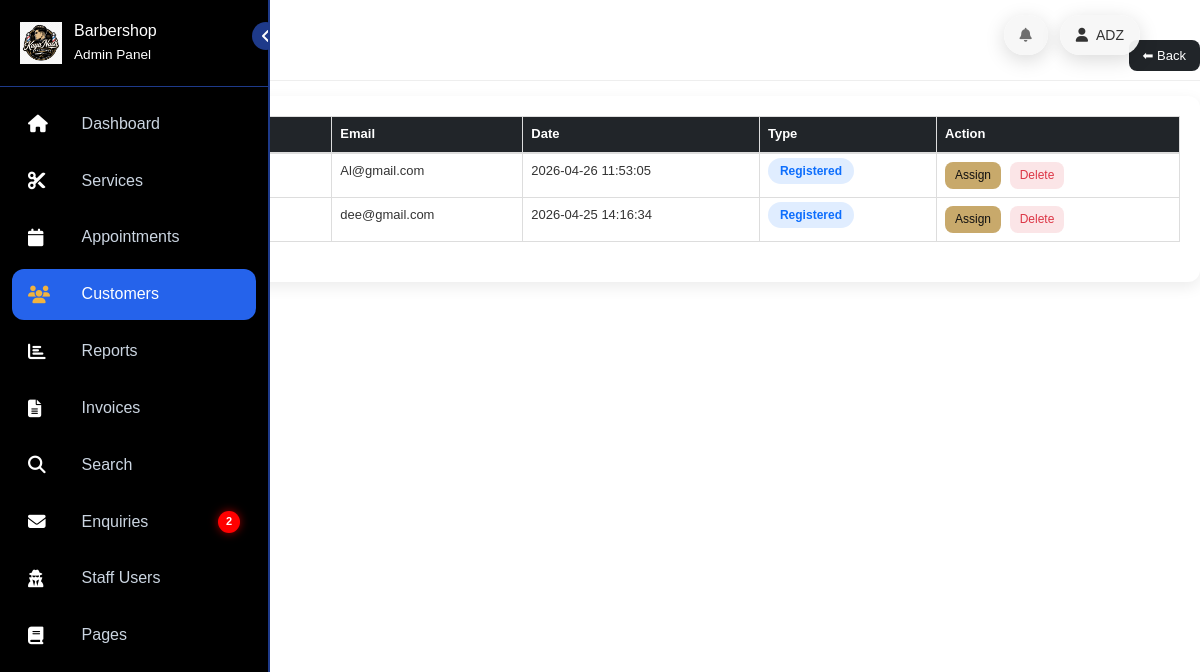
Screenshot of /admin/customer-list.php (signed in) with the database file from the repository.
### tables this page shows
CREATE TABLE `tbluser` (
  `ID` int(10) NOT NULL,
  `FirstName` varchar(120) DEFAULT NULL,
  `LastName` varchar(250) DEFAULT NULL,
  `MobileNumber` varchar(15) DEFAULT NULL,
  `Email` varchar(120) DEFAULT NULL,
  `Password` varchar(120) DEFAULT NULL,
  `RegDate` timestamp NULL DEFAULT current_timestamp()
);

### admin/customer-list.php (the view, shortened to what this page needs)
<!DOCTYPE html>
<html lang="en">
<head>
<link href="css/bootstrap.css" rel="stylesheet">
<link href="css/font-awesome.css" rel="stylesheet">
<link href="css/style.css" rel="stylesheet">
</head>
<body>
<?php include_once('includes/sidebar.php'); ?>
<?php include_once('includes/header.php'); ?>
<div id="page-wrapper">
<div class="container-box">
<div class="page-header">
    <div class="page-title">👥 Customer List</div>
    <div>
        <a href="dashboard.php" class="btn-back">⬅ Back</a>
    </div>
</div>
<div class="card-box">
<div class="table-responsive">
<table class="table table-bordered">
<thead>
<tr>
    <th>#</th>
    <th>Name</th>
    <th>Mobile</th>
    <th>Email</th>
    <th>Date</th>
    <th>Type</th>
    <th>Action</th>
</tr>
</thead>
<tbody>
<?php
$count = 1;
$registered = mysqli_query($con,"SELECT * FROM tbluser ORDER BY RegDate DESC");
while ($row = mysqli_fetch_assoc($registered)) {
?>
<tr>
<td><?= $count++ ?></td>
<td><?= $row['FirstName'].' '.$row['LastName'] ?></td>
<td><?= $row['MobileNumber'] ?></td>
<td><?= $row['Email'] ?></td>
<td><?= $row['RegDate'] ?></td>
<td><span class="badge-custom badge-registered">Registered</span></td>
<td>
<a href="add-customer-services.php?addid=<?= $row['ID'] ?>"
class="btn-action btn-assign">Assign</a>
<a href="?delid=<?= $row['ID'] ?>"
class="btn-action btn-delete"
onclick="return confirm('Delete customer?')">Delete</a>
</td>
</tr>
<?php } ?>
</tbody>
</table>
</div>
</div>
</div>
</div>
</body>
</html>

### admin/includes/header.php (shortened to what this page needs)
<?php
include('includes/dbconnection.php');
$adid = $_SESSION['bpmsaid'];
$stmt = $con->prepare("SELECT AdminName, Email FROM tbladmin WHERE ID=?");
$stmt->bind_param("i", $adid);
$stmt->execute();
$result = $stmt->get_result();
$row = $result->fetch_assoc();
$name  = $row['AdminName'] ?? 'Admin';
?>
<!DOCTYPE html>
<html>
<head>
<link href="https://cdnjs.cloudflare.com/ajax/libs/font-awesome/6.5.0/css/all.min.css" rel="stylesheet">
</head>
<body>
<div class="header">
  <div class="icon" onclick="toggleMenu('notifMenu')">
    <i class="fa fa-bell"></i>
  </div>
  <div class="profile-trigger" onclick="toggleMenu('profileMenu')">
    <i class="fa fa-user"></i>
    <?= htmlspecialchars($name) ?>
  </div>
</div>
</body>
</html>

### admin/css/style.css (style rules this page uses)
html, body { font-family: 'Roboto Condensed', sans-serif; font-size: 100%; overflow-x: hidden; background: #fff; }
body a { transition: 0.5s all ease; -webkit-transition: 0.5s all ease; -moz-transition: 0.5s all ease; -o-transition: 0.5s all ease; -ms-transition: 0.5s all ease; text-decoration:none; }
.fa { display: inline-block; font-family: FontAwesome; font-style: normal; font-weight: normal; line-height: 1; -webkit-font-smoothing: antialiased; -moz-osx-font-smoothing: grayscale; }
i.fa.fa-bell { color:#6F6F6F; }
.table > thead > tr > th, .table > tbody > tr > th, .table > tfoot > tr > th, .table > thead > tr > td, .table > tbody > tr > td, .table > tfoot > tr > td { border-top: none; }

### admin/customer-list.php (style rules this page uses)
body { background:#f4f6f9; }
.container-box { max-width:1350px; margin:30px auto; }
.page-header { display:flex; justify-content:space-between; align-items:center; margin-bottom:15px; }
.page-title { font-size:22px; font-weight:700; color:#222; }
.btn-back { background:#212529; color:#fff; padding:8px 14px; border-radius:8px; text-decoration:none; font-size:13px; }
.card-box { background:#fff; padding:20px; border-radius:12px; box-shadow:0 5px 15px rgba(0,0,0,0.08); }
.badge-custom { padding:6px 12px; border-radius:20px; font-size:12px; font-weight:600; }
.badge-registered { background:#0d6efd20; color:#0d6efd; }
.table thead th { background:#212529; color:#fff; font-size:13px; padding:12px; }
.table tbody td { font-size:13px; padding:12px; vertical-align:middle; }
.btn-action { padding:5px 10px; border-radius:8px; font-size:12px; text-decoration:none; margin-right:5px; display:inline-block; }
.btn-assign { background:#c8a96b; color:#111; }
.btn-delete { background:#dc354520; color:#dc3545; }

### admin/includes/sidebar.php (style rules this page uses)
:root { --black:#000; --white:#fff; --blue:#1e3a8a; --blue-light:#2563eb; --gray:#cbd5e1; }
body { margin:0; font-family:Segoe UI, sans-serif; background:var(--white); }

### admin/includes/header.php (style rules this page uses)
body { margin:0; font-family:Arial, sans-serif; }
.header { position:fixed; top:15px; right:60px; display:flex; gap:12px; z-index:9999; }
.icon, .profile-trigger { position:relative; display:flex; align-items:center; gap:8px; cursor:pointer; background:rgba(247, 247, 247, 0.95); padding:10px 16px; border-radius:25px; box-shadow:0 5px 20px rgba(0,0,0,0.15); font-size:14px; }

### rows the page displays
tbluser: Email "Al@gmail.com", RegDate "2026-04-26 11:53:05"
tbluser: Email "dee@gmail.com", RegDate "2026-04-25 14:16:34"

### other values shown
$notifCount "2"
$name "ADZ"
